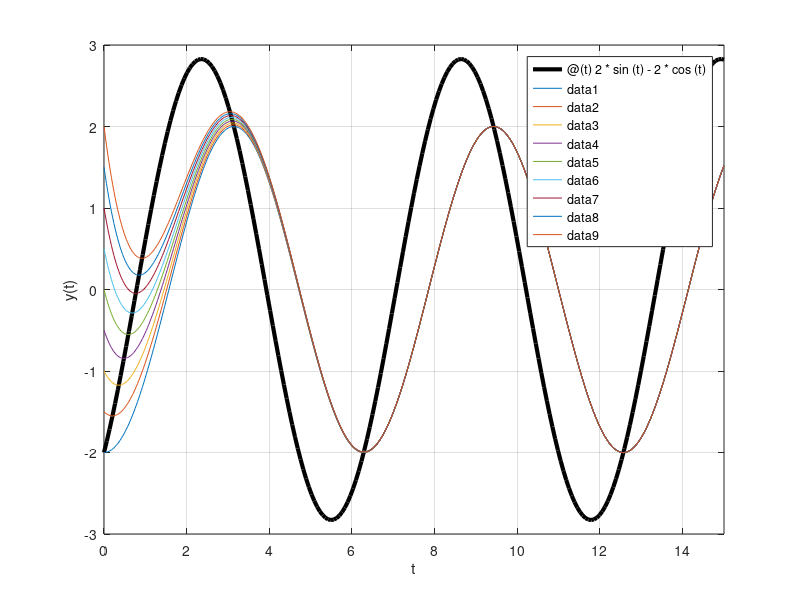

Here is the MATLAB script that generated this plot: (Note: this script raises an error after producing the figure.)

      close all
      
q = @(t) 2*sin(t)-2*cos(t);
fplot(q,[0 15],'k','linew',3)
hold on
dydt = @(t,y) -y + q(t);
t = linspace(0,15,500);
for y0 = -2:.5:2
  [t,y] = ode45(dydt,t,y0);
  plot(t,y)
end
grid on
xlabel('t'), ylabel('y(t)')
          
      if length(get(0,'children')) > 0
        set(gcf,'paperpos',[0 0 5 2.75])
        print -dsvg fo_cx_response.svg
      end
      
      